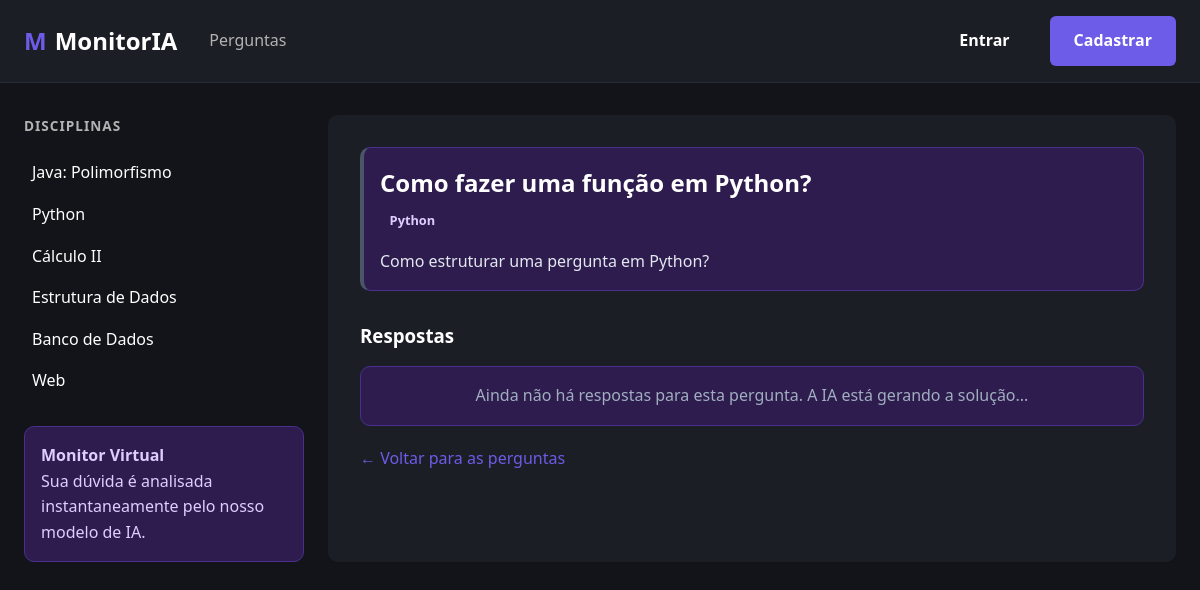
/perguntas/1, run on an earlier commit of the app's database.
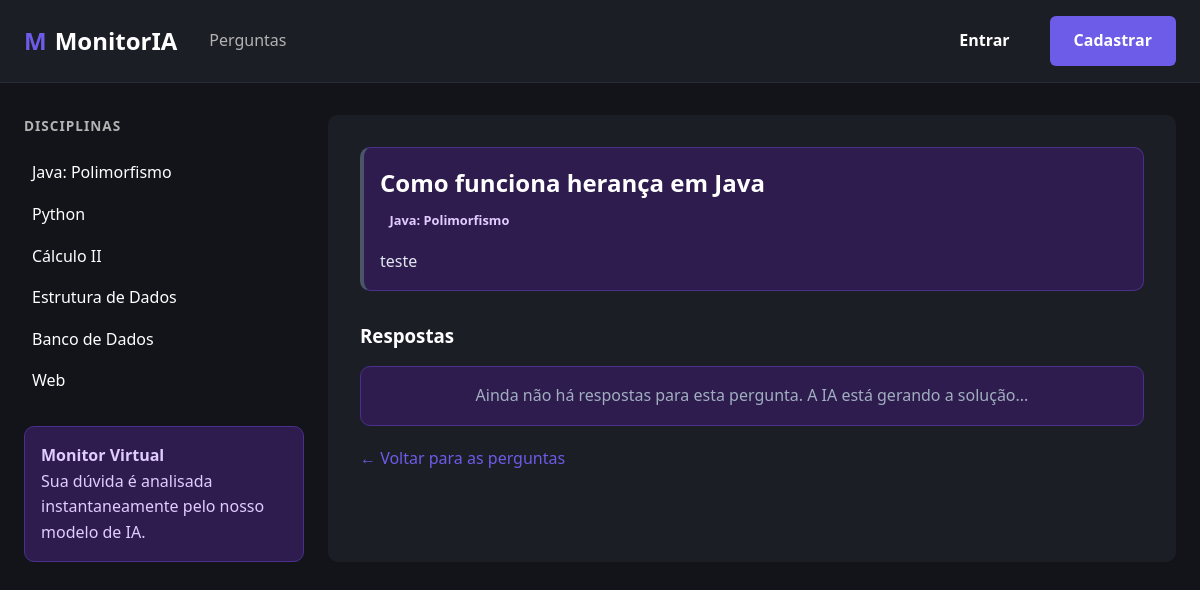
And on a later commit of the database.
### modelos/entidades.py (models this page shows)
class Pergunta(banco.Model):
    __tablename__ = 'perguntas'
    id = banco.Column(banco.Integer, primary_key=True)
    titulo = banco.Column(banco.String(200), nullable=False)
    corpo = banco.Column(banco.Text, nullable=False)
    disciplina = banco.Column(banco.String(100), nullable=False)
    usuario_id = banco.Column(banco.Integer, banco.ForeignKey('usuarios.id'), nullable=False)
    data_criacao = banco.Column(banco.DateTime, default=datetime.utcnow)
    respostas = banco.relationship('Resposta', backref='pergunta', lazy=True)

### controles/rotas_perguntas.py (the view)
@blueprint_perguntas.route('/perguntas/<int:id>')
def ver_pergunta(id):
    return render_template('ver_pergunta.html',
                           pergunta=servico.buscar_detalhes(id),
                           disciplinas=servico.listar_disciplinas())

### repositorios/repositorio_pergunta.py (called while the page is built)
    def buscar_por_id(self, id_pergunta: int) -> Pergunta:
        return Pergunta.query.get(id_pergunta)

### servicos/servico_pergunta.py (called while the page is built)
    def buscar_detalhes(self, id_pergunta: int) -> Pergunta:
        pergunta = self.repositorio.buscar_por_id(id_pergunta)
        if not pergunta:
            raise ValueError("Pergunta não encontrada.")
        return pergunta

    def listar_disciplinas(self) -> list[str]:
        return ["Java: Polimorfismo", "Python", "Cálculo II", "Estrutura de Dados", "Banco de Dados", "Web"]

### templates/ver_pergunta.html
{% extends 'base.html' %}
{% block content %}
<div class="box-ia" style="border-left: 4px solid #4a5568;">
    <h2 style="color: white; margin-bottom: 5px;">{{ pergunta.titulo }}</h2>
    <span class="badge" style="margin-bottom: 15px; display: inline-block;">{{ pergunta.disciplina }}</span>
    <p style="color: #e2e8f0; line-height: 1.6;">{{ pergunta.corpo }}</p>
</div>
<h3 style="margin-top: 30px; margin-bottom: 15px; color: white;">Respostas</h3>
{% if pergunta.respostas %}
    {% for resposta in pergunta.respostas %}
        <div class="box-ia {% if resposta.solucao %}solucao-destaque{% endif %}" style="margin-bottom: 20px;">
            <div class="header-ia" style="display: flex; justify-content: space-between; margin-bottom: 15px; color: #a0aec0; font-weight: bold;">
                <span>
                    {% if resposta.eh_ia %} 🤖 IA Assistente {% else %} 👤 Aluno {% endif %}
                </span>
                {% if resposta.solucao %}
                    <span style="color: #4ade80;">✅ Solução Validada pelo Monitor</span>
                {% endif %}
            </div>
            <p style="color: #e2e8f0; line-height: 1.6;">{{ resposta.corpo }}</p>
            {% if session.get('usuario_papel') == 'monitor' and not resposta.solucao %}
                <hr style="border-color: #2d3748; margin: 15px 0;">
                <form action="{{ url_for('perguntas.marcar_solucao', id=resposta.id) }}" method="POST">
                    <button type="submit" class="btn btn-roxo" style="width: 100%;">
                        ⭐ Validar como Melhor Resposta
                    </button>
                </form>
            {% endif %}
        </div>
    {% endfor %}
{% else %}
    <div class="box-ia" style="text-align: center; color: #a0aec0;">
        <p>Ainda não há respostas para esta pergunta. A IA está gerando a solução...</p>
    </div>
{% endif %}
<div style="margin-top: 20px;">
    <a href="{{ url_for('perguntas.base') }}" style="color: var(--roxo-principal); text-decoration: none;">&larr; Voltar para as perguntas</a>
</div>
{% endblock %}

What changed in the data, as far as the page shows it:
changed Pergunta: titulo "Como fazer uma função em Python?" → "Como funciona herança em Java"; disciplina "Python" → "Java: Polimorfismo"; corpo "Como estruturar uma pergunta em Python?" → "teste"
